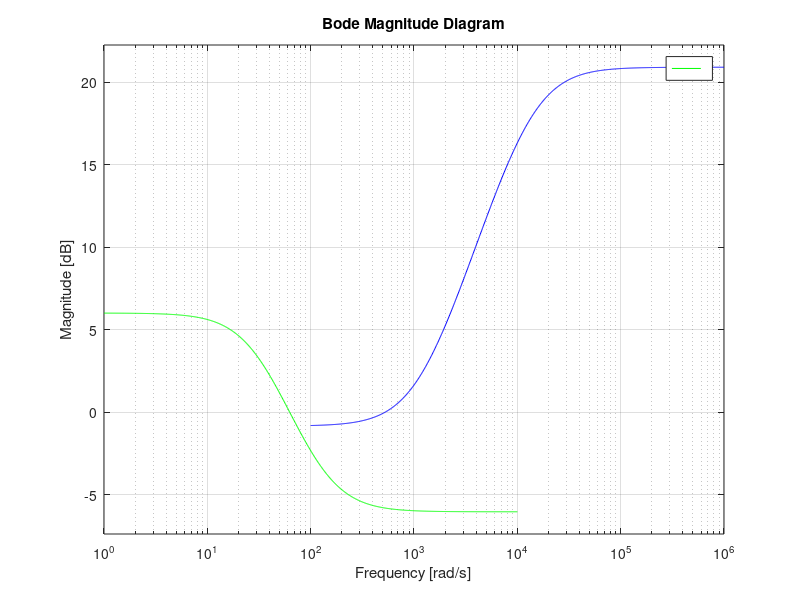

This figure's MATLAB source: (Note: this script raises an error after producing the figure.)
Kf=0.0055;
I=0.002381;
L1=0.2175;
Mt= 0.0947708;
Kv=0.0147;
Conv1=10/255;
Conv2=180/pi;

%Sistema linealizado en x1=0, x2=0
%Variables de estado
A=[0 1; -Mt/I -Kf/I];
B=[0; L1/I];
C=[1 0];
D=0;

M1 = 2;
A1 = 0.5;
wb1 = 2*pi*10;
M3 = 0.09;
A3 = 1.1;
wb3 = 2*pi*2000;


[b,a]=ss2tf(A,B,C,D);
s=tf('s');
G1=tf(b,a);

W1=tf([1/M1 wb1],[1 wb1*A1]);
W2=11*tf(1,1);
W3=tf([1/M3 wb3],[1 wb3*A3]);
Wn=0.001;
Wp=0.0001*tf(1,1);

bodemag(W1(1,1),'g');
hold on;
bodemag(W3(1,1),'b');
%Interconeccion del sistema
systemnames='G1 Wp Wn W1 W2 W3';
inputvar='[p;n;r;u]';
outputvar='[W1;W2;W3;-G1-Wn+r]';
input_to_G1='[-Wp+u]';
input_to_Wn='[n]';
input_to_W1='[-G1-Wn+r]';
input_to_W2='[u]';
input_to_W3='[G1]';
input_to_Wp='[p]';
P = sysic;
ncont=1;
nmeas=1;

[K1,sys_CL,gam1,info] = hinfsyn(P,nmeas,ncont);
L=G1*K1;
T=feedback(L,1);
%  sim('PlantaHinf_Simulacion')



figure
control=feedback(K1,G1);
step(control);
figure
step(5*T);
figure
bodemag(T);
% % Comprobacion W1
S = feedback(1,L);
figure
bodemag(S,'r');
hold on
bodemag(1/W1,'g');
% Comprobacion W2
S = feedback(1,L);
figure
bodemag(S*K1,'r');
hold on
bodemag(1/W2,'g');
% % Comprobacion W3
T = feedback(L,1);
figure
bodemag(T,'r');
hold on
bodemag(1/W3,'g');